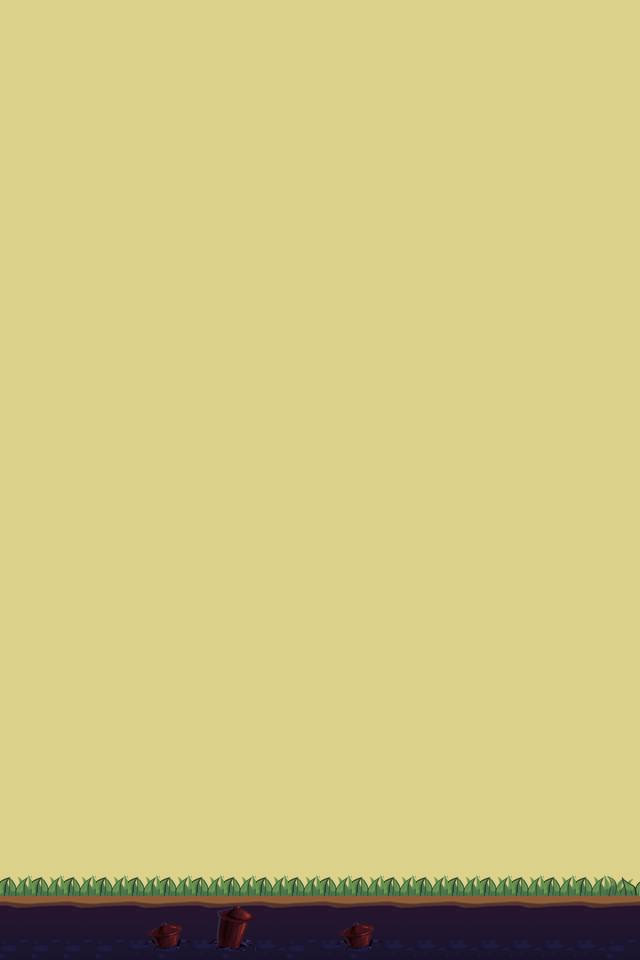

Tiled map render using the project's own tile images. Description and the map definition, with tile-layer contents summarised, below:
An orthogonal 20x30 tile map with 32x32 px tiles, 2 tile layers (background, layer) and 7 objects.

<map version="1.0" orientation="orthogonal" renderorder="left-down" width="20" height="30" tilewidth="32" tileheight="32">
 <tileset firstgid="1" name="map" tilewidth="32" tileheight="32">
  <image source="map.png" width="128" height="128" />
 </tileset>
 <layer name="background" width="20" height="30">
  <data>[600 cells, 600 non-empty, 1 distinct tile ids]</data>
 </layer>
 <layer name="layer" width="20" height="30">
  <data>[600 cells, 60 non-empty, 14 distinct tile ids]</data>
 </layer>
 <objectgroup name="object">
  <object x="32" y="449.333" />
  <object x="98.6667" y="385.333" />
  <object x="160" y="317.333" />
  <object x="256" y="348" />
  <object x="316" y="253.333" />
  <object x="384" y="160" />
  <object x="509.333" y="96" />
 </objectgroup>
</map>
